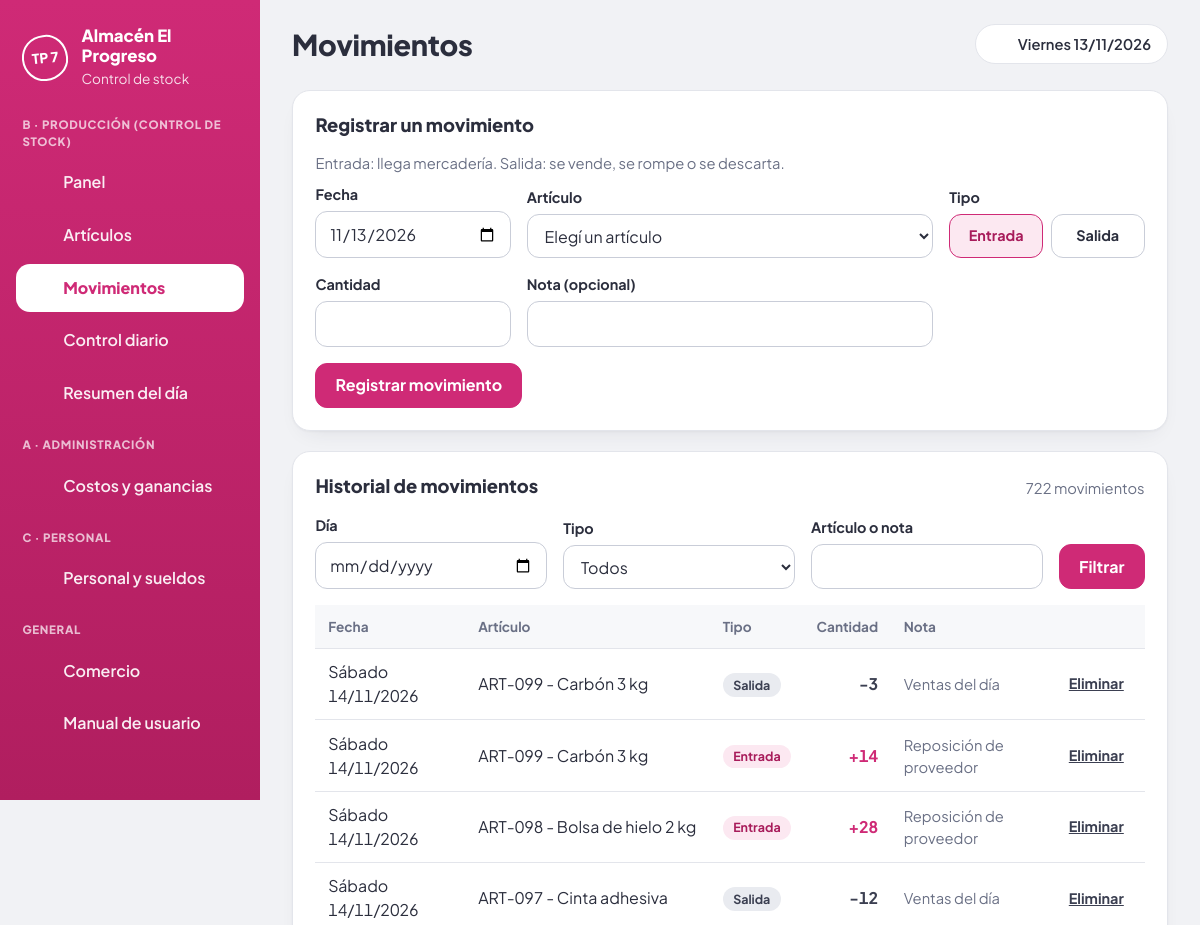
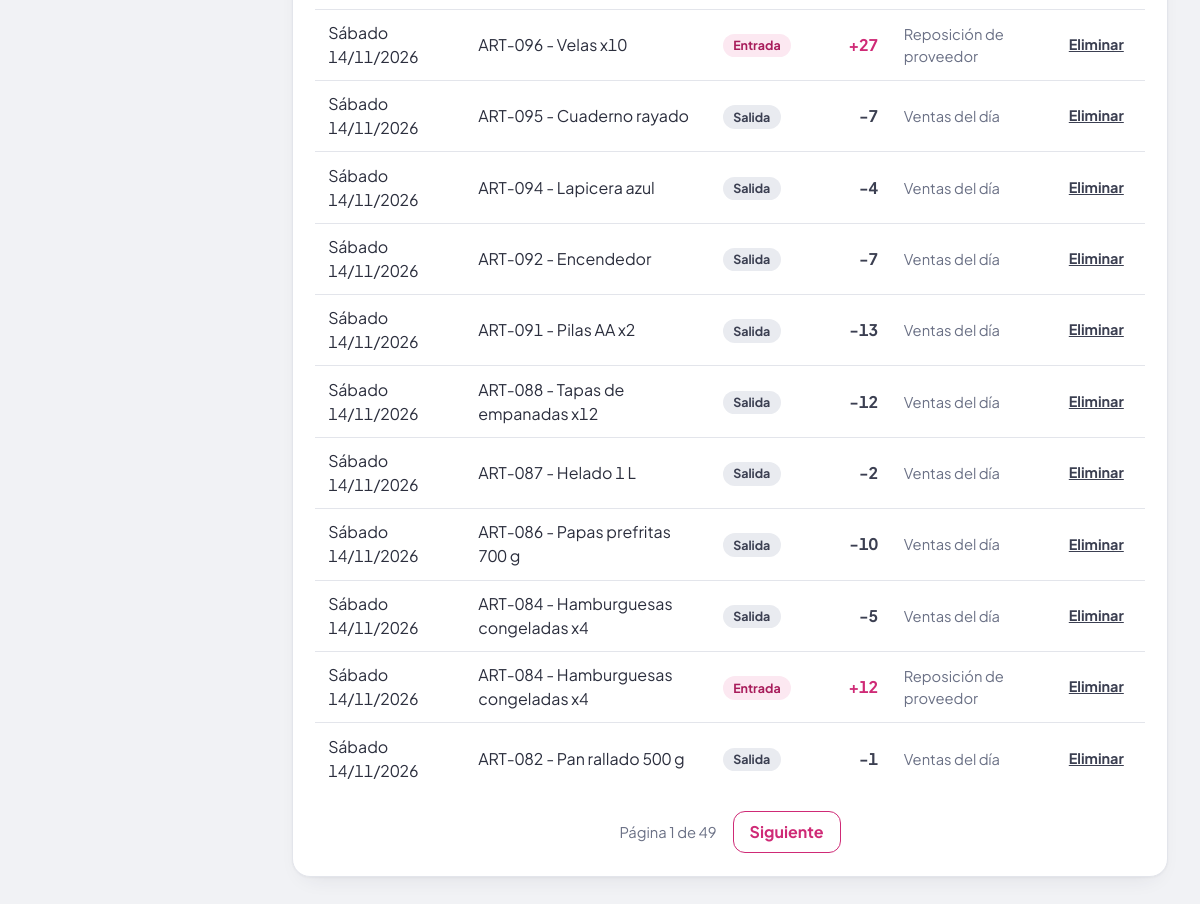
The app's page /movimientos.php with its own data (2 pictures, top to bottom).
### tables this page shows
CREATE TABLE comercio (
  id          INT          NOT NULL PRIMARY KEY,
  nombre      VARCHAR(80)  NOT NULL,
  descripcion TEXT         NOT NULL,
  integrantes VARCHAR(120) NOT NULL DEFAULT '',
  ingreso     TEXT         NOT NULL
);

CREATE TABLE movimientos (
  id          INT          NOT NULL AUTO_INCREMENT PRIMARY KEY,
  articulo_id INT          NOT NULL,
  fecha       DATE         NOT NULL,
  tipo        ENUM('entrada','salida') NOT NULL,
  cantidad    INT          NOT NULL,
  nota        VARCHAR(80)  NOT NULL DEFAULT '',
  creado      TIMESTAMP    NOT NULL DEFAULT CURRENT_TIMESTAMP,
  INDEX idx_fecha (fecha),
  INDEX idx_articulo_fecha (articulo_id, fecha),
  CONSTRAINT fk_mov_articulo FOREIGN KEY (articulo_id) REFERENCES articulos(id) ON DELETE CASCADE,
  CHECK (cantidad > 0)
);

CREATE TABLE articulos (
  id            INT         NOT NULL AUTO_INCREMENT PRIMARY KEY,
  codigo        VARCHAR(20) NOT NULL UNIQUE,
  nombre        VARCHAR(80) NOT NULL,
  categoria     VARCHAR(40) NOT NULL DEFAULT 'Sin categoría',
  stock_inicial INT         NOT NULL DEFAULT 0,
  stock_minimo  INT         NOT NULL DEFAULT 5,
  creado        TIMESTAMP   NOT NULL DEFAULT CURRENT_TIMESTAMP,
  CHECK (stock_inicial >= 0),
  CHECK (stock_minimo >= 0)
);

### config.php (called while the page is built, shortened)
<?php
function db(): PDO
{
    static $pdo = null;
    if ($pdo === null) {
        $pdo = new PDO(
            'mysql:host=' . DB_HOST . ';dbname=' . DB_NAME . ';charset=utf8mb4',
            DB_USER,
            DB_PASS,
            [
                PDO::ATTR_ERRMODE            => PDO::ERRMODE_EXCEPTION,
                PDO::ATTR_DEFAULT_FETCH_MODE => PDO::FETCH_ASSOC,
                PDO::ATTR_EMULATE_PREPARES   => false,
            ]
        );
    }
    return $pdo;
}

### movimientos.php (the view, shortened to what this page needs)
<?php
require_once __DIR__ . '/includes/funciones.php';
$titulo = 'Movimientos';
$activo = 'movimientos.php';
require __DIR__ . '/includes/cabecera.php';
$form = ['articulo_id' => '', 'fecha' => $hoy, 'tipo' => 'entrada', 'cantidad' => '', 'nota' => ''];
$articulos = $pdo->query('SELECT id, codigo, nombre, categoria FROM articulos ORDER BY categoria, codigo')->fetchAll();
$f_fecha = fecha_valida(get('fecha')) ? get('fecha') : '';
$f_tipo  = in_array(get('tipo'), ['entrada', 'salida'], true) ? get('tipo') : '';
$f_q     = get('q');
$donde = [];
$par   = [];
$sql_donde = $donde ? 'WHERE ' . implode(' AND ', $donde) : '';
$st = $pdo->prepare("SELECT COUNT(*) FROM movimientos m JOIN articulos a ON a.id = m.articulo_id $sql_donde");
$st->execute($par);
$total = (int)$st->fetchColumn();
[$pagina, $paginas, $offset] = paginar($total, 15);
$st = $pdo->prepare(
    "SELECT m.id, m.fecha, m.tipo, m.cantidad, m.nota, a.codigo, a.nombre
     FROM movimientos m
     JOIN articulos a ON a.id = m.articulo_id
     $sql_donde
     ORDER BY m.fecha DESC, m.id DESC
     LIMIT 15 OFFSET " . (int)$offset
);
$st->execute($par);
$movimientos = $st->fetchAll();
?>
<section class="tarjeta">
    <div class="tarjeta-cab">
        <h2>Registrar un movimiento</h2>
    </div>
    <p class="suave">Entrada: llega mercadería. Salida: se vende, se rompe o se descarta.</p>
    <?php if (!$articulos): ?>
        <p class="vacio">Primero tenés que <a class="enlace" href="articulos.php">cargar artículos</a>.</p>
    <?php else: ?>
    <form method="post" action="movimientos.php" class="formulario">
        <div class="campo">
            <label for="fecha">Fecha</label>
            <input type="date" id="fecha" name="fecha" required max="<?= e($hoy) ?>" value="<?= e($form['fecha']) ?>">
        </div>
        <div class="campo campo-ancho">
            <label for="articulo_id">Artículo</label>
            <select id="articulo_id" name="articulo_id" required>
                <option value="">Elegí un artículo</option>
            </select>
        </div>
        <div class="campo">
            <span class="etq" id="etq-tipo">Tipo</span>
            <div class="tipo" role="radiogroup" aria-labelledby="etq-tipo">
                <label><input type="radio" name="tipo" value="entrada"<?= $form['tipo'] !== 'salida' ? ' checked' : '' ?>><span>Entrada</span></label>
                <label><input type="radio" name="tipo" value="salida"<?= $form['tipo'] === 'salida' ? ' checked' : '' ?>><span>Salida</span></label>
            </div>
        </div>
        <div class="campo">
            <label for="cantidad">Cantidad</label>
            <input type="number" id="cantidad" name="cantidad" min="1" step="1" required inputmode="numeric" value="<?= e($form['cantidad']) ?>">
        </div>
        <div class="campo campo-ancho">
            <label for="nota">Nota (opcional)</label>
            <input type="text" id="nota" name="nota" maxlength="80" value="<?= e($form['nota']) ?>">
        </div>
        <div class="acciones campo-completo">
            <button type="submit" class="boton">Registrar movimiento</button>
        </div>
    </form>
    <?php endif; ?>
</section>
<section class="tarjeta">
    <div class="tarjeta-cab">
        <h2>Historial de movimientos</h2>
        <p class="suave"><?= n($total) ?> <?= $total === 1 ? 'movimiento' : 'movimientos' ?></p>
    </div>
    <form method="get" class="filtros">
        <div class="campo">
            <label for="h-fecha">Día</label>
            <input type="date" id="h-fecha" name="fecha" value="<?= e($f_fecha) ?>">
        </div>
        <div class="campo">
            <label for="h-tipo">Tipo</label>
            <select id="h-tipo" name="tipo">
                <option value="">Todos</option>
            </select>
        </div>
        <div class="campo">
            <label for="h-q">Artículo o nota</label>
            <input type="search" id="h-q" name="q" value="<?= e($f_q) ?>" autocomplete="off">
        </div>
        <button type="submit" class="boton">Filtrar</button>
    </form>
    <?php if (!$movimientos): ?>
        <p class="vacio"><?= ($f_fecha !== '' || $f_tipo !== '' || $f_q !== '') ? 'No hay movimientos con ese filtro.' : 'Todavía no se registró ningún movimiento.' ?></p>
    <?php else: ?>
        <div class="tabla-wrap">
            <table class="tabla">
                <thead>
                    <tr>
                        <th>Fecha</th>
                        <th>Artículo</th>
                        <th>Tipo</th>
                        <th class="num">Cantidad</th>
                        <th>Nota</th>
                        <th></th>
                    </tr>
                </thead>
                <tbody>
                    <?php foreach ($movimientos as $m):
                        $es_entrada = $m['tipo'] === 'entrada';
                    ?>
                        <tr>
                            <td><?= e(dia_semana($m['fecha'])) ?> <?= e(fmt_fecha($m['fecha'])) ?></td>
                            <td><?= e($m['codigo'] . ' - ' . $m['nombre']) ?></td>
                            <td><span class="insignia <?= $es_entrada ? 'ent' : 'sal' ?>"><?= $es_entrada ? 'Entrada' : 'Salida' ?></span></td>
                            <td class="num <?= $es_entrada ? 'ent' : 'sal' ?>"><?= $es_entrada ? '+' : '-' ?><?= n($m['cantidad']) ?></td>
                            <td class="suave"><?= e($m['nota']) ?></td>
                            <td class="acc">
                                <form method="post" action="movimientos.php" class="en-linea"
                                      onsubmit="return confirm('¿Eliminar este movimiento?');">
                                    <button type="submit" class="enlace peligro">Eliminar</button>
                                </form>
                            </td>
                        </tr>
                    <?php endforeach; ?>
                </tbody>
            </table>
        </div>
    <?php endif; ?>
</section>
<?php require __DIR__ . '/includes/pie.php'; ?>

### includes/cabecera.php (shortened to what this page needs)
<?php
require_once __DIR__ . '/funciones.php';
try {
    $comercio = datos_comercio();
} catch (PDOException $ex) {
    http_response_code(500);
    ?>
<!DOCTYPE html>
<html lang="es">
<head>
    <meta charset="UTF-8">
    <meta name="viewport" content="width=device-width, initial-scale=1">
    <title>Error de conexión</title>
    <link rel="stylesheet" href="css/estilos.css">
</head>
<body class="pagina-error">
    <div class="tarjeta error-db">
        <h1>No se pudo conectar a la base de datos</h1>
        <p>Revisá que MySQL esté encendido, que hayas importado <code>database.sql</code>
           y que los datos de <code>config.php</code> sean correctos.</p>
        <p class="suave">Detalle técnico: <?= e($ex->getMessage()) ?></p>
    </div>
</body>
</html>
    <?php
    exit;
}
$hoy    = hoy();
$titulo = $titulo ?? 'Panel';
$activo = $activo ?? '';
$menu = [
    'B · Producción (control de stock)' => [
        'index.php'       => ['Panel',           'panel'],
        'articulos.php'   => ['Artículos',       'articulos'],
        'movimientos.php' => ['Movimientos',     'movimientos'],
        'control.php'     => ['Control diario',  'control'],
        'resumen.php'     => ['Resumen del día', 'resumen'],
    ],
    'A · Administración' => [
        'administracion.php' => ['Costos y ganancias', 'administracion'],
    ],
    'C · Personal' => [
        'personal.php'    => ['Personal y sueldos', 'personal'],
    ],
    'General' => [
        'comercio.php'    => ['Comercio',         'comercio'],
        'manual.html'     => ['Manual de usuario', 'manual'],
    ],
];
?>
<!DOCTYPE html>
<html lang="es">
<head>
    <link rel="stylesheet" href="css/estilos.css">
</head>
<body>
<div class="app">
    <aside class="lateral">
        <div class="marca">
            <span class="sello" aria-hidden="true">TP 7</span>
            <div>
                <strong><?= e($comercio['nombre']) ?></strong>
                <small>Control de stock</small>
            </div>
        </div>
        <nav class="menu" aria-label="Secciones">
            <?php foreach ($menu as $grupo => $items): ?>
                <p class="menu-titulo"><?= e($grupo) ?></p>
                <?php foreach ($items as $archivo => $item): ?>
                    <a href="<?= e($archivo) ?>"<?= $archivo === $activo ? ' class="activo" aria-current="page"' : '' ?>>
                        <?= icono($item[1]) ?><span><?= e($item[0]) ?></span>
                    </a>
                <?php endforeach; ?>
            <?php endforeach; ?>
        </nav>
    </aside>
    <div class="contenido">
        <header class="barra-sup">
            <h1><?= e($titulo) ?></h1>
            <p class="fecha-hoy"><?= icono('hoy') ?><?= e(dia_semana($hoy)) ?> <?= e(fmt_fecha($hoy)) ?></p>
        </header>
        <main>

### records on screen
comercio: nombre "Almacén El Progreso"
movimientos: fecha "Sábado", fecha "14/11/2026", articulo.nombre "ART-099 - Carbón 3 kg", tipo "Salida", cantidad "3", nota "Ventas del día"
movimientos: fecha "Sábado", fecha "14/11/2026", articulo.nombre "ART-099 - Carbón 3 kg", tipo "Entrada", cantidad "14", nota "Reposición de proveedor"
movimientos: fecha "Sábado", fecha "14/11/2026", articulo.nombre "ART-098 - Bolsa de hielo 2 kg", tipo "Entrada", cantidad "28", nota "Reposición de proveedor"
movimientos: fecha "Sábado", fecha "14/11/2026", articulo.nombre "ART-097 - Cinta adhesiva", tipo "Salida", cantidad "12", nota "Ventas del día"
movimientos: fecha "Sábado", fecha "14/11/2026", articulo.nombre "ART-096 - Velas x10", tipo "Entrada", cantidad "27", nota "Reposición de proveedor"
movimientos: fecha "Sábado", fecha "14/11/2026", articulo.nombre "ART-095 - Cuaderno rayado", tipo "Salida", cantidad "7", nota "Ventas del día"
movimientos: fecha "Sábado", fecha "14/11/2026", articulo.nombre "ART-094 - Lapicera azul", tipo "Salida", cantidad "4", nota "Ventas del día"
movimientos: fecha "Sábado", fecha "14/11/2026", articulo.nombre "ART-092 - Encendedor", tipo "Salida", cantidad "7", nota "Ventas del día"
movimientos: fecha "Sábado", fecha "14/11/2026", articulo.nombre "ART-091 - Pilas AA x2", tipo "Salida", cantidad "13", nota "Ventas del día"
movimientos: fecha "Sábado", fecha "14/11/2026", articulo.nombre "ART-088 - Tapas de empanadas x12", tipo "Salida", cantidad "12", nota "Ventas del día"
movimientos: fecha "Sábado", fecha "14/11/2026", articulo.nombre "ART-087 - Helado 1 L", tipo "Salida", cantidad "2", nota "Ventas del día"
movimientos: fecha "Sábado", fecha "14/11/2026", articulo.nombre "ART-086 - Papas prefritas 700 g", tipo "Salida", cantidad "10", nota "Ventas del día"
movimientos: fecha "Sábado", fecha "14/11/2026", articulo.nombre "ART-084 - Hamburguesas congeladas x4", tipo "Salida", cantidad "5", nota "Ventas del día"
movimientos: fecha "Sábado", fecha "14/11/2026", articulo.nombre "ART-084 - Hamburguesas congeladas x4", tipo "Entrada", cantidad "12", nota "Reposición de proveedor"
movimientos: fecha "Sábado", fecha "14/11/2026", articulo.nombre "ART-082 - Pan rallado 500 g", tipo "Salida", cantidad "1", nota "Ventas del día"

### other values on screen
$grupo "B · PRODUCCIÓN (CONTROL DE STOCK)"
$item[0] "Panel"
$item[0] "Artículos"
$item[0] "Movimientos"
$item[0] "Control diario"
$item[0] "Resumen del día"
$grupo "A · ADMINISTRACIÓN"
$item[0] "Costos y ganancias"
$grupo "C · PERSONAL"
$item[0] "Personal y sueldos"
$grupo "GENERAL"
$item[0] "Comercio"
$item[0] "Manual de usuario"
$titulo "Movimientos"
dia_semana($hoy) "Viernes"
